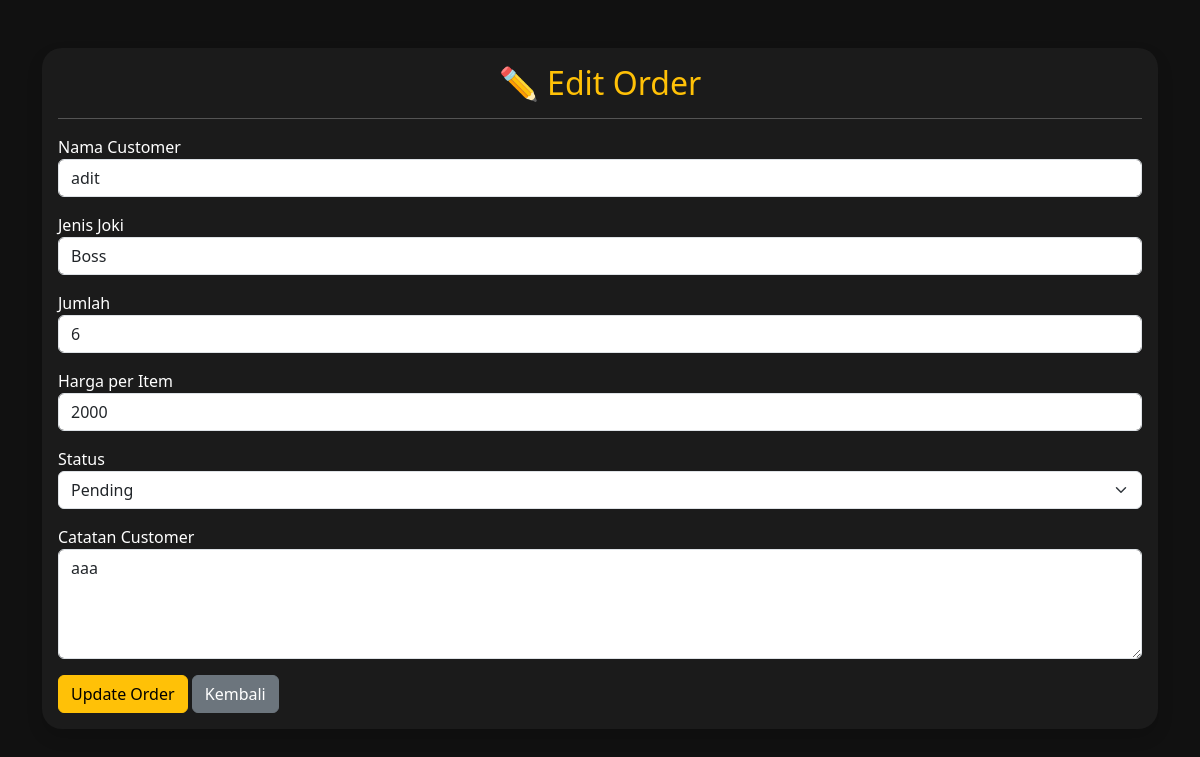
/edit_order.php?id=2 (signed in), run on the app's committed database.
### tables this page shows
CREATE TABLE `orders` (
  `id` int(11) NOT NULL,
  `user_id` int(11) NOT NULL,
  `nama_customer` varchar(100) DEFAULT NULL,
  `wa` varchar(20) DEFAULT NULL,
  `nickname` varchar(100) DEFAULT NULL,
  `uid` varchar(100) DEFAULT NULL,
  `jenis_joki` enum('Boss','Dungeon','Rift') DEFAULT NULL,
  `jumlah` int(11) DEFAULT NULL,
  `harga` int(11) DEFAULT NULL,
  `total` int(11) DEFAULT NULL,
  `catatan` text DEFAULT NULL,
  `status` enum('Pending','Diproses','Selesai') DEFAULT 'Pending',
  `tanggal` timestamp NOT NULL DEFAULT current_timestamp()
);

### edit_order.php (the view, shortened to what this page needs)
<?php
include "koneksi.php";
$id = $_GET['id'];
$data = mysqli_query($conn,"SELECT * FROM orders WHERE id='$id'");
$d = mysqli_fetch_assoc($data);
?>
<!DOCTYPE html>
<html lang="id">
<head>
<link href="https://cdn.jsdelivr.net/npm/bootstrap@5.3.3/dist/css/bootstrap.min.css" rel="stylesheet">
</head>
<body>
<div class="container mt-5">
<div class="card shadow">
<div class="card-body">
<h2 class="text-warning text-center">
✏ Edit Order
</h2>
<hr>
<form action="update_order.php" method="POST">
<div class="mb-3">
<label>Nama Customer</label>
<input
type="text"
class="form-control"
value="<?= $d['nama_customer']; ?>"
readonly>
</div>
<div class="mb-3">
<label>Jenis Joki</label>
<input
type="text"
class="form-control"
value="<?= $d['jenis_joki']; ?>"
readonly>
</div>
<div class="mb-3">
<label>Jumlah</label>
<input
type="number"
class="form-control"
value="<?= $d['jumlah']; ?>"
readonly>
</div>
<div class="mb-3">
<label>Harga per Item</label>
<input
type="number"
name="harga"
class="form-control"
value="<?= $d['harga']; ?>"
required>
</div>
<div class="mb-3">
<label>Status</label>
<select
name="status"
class="form-select">
<option value="Pending"
<?=($d['status']=="Pending")?"selected":"";?>>
Pending
</option>
</select>
</div>
<div class="mb-3">
<label>Catatan Customer</label>
<textarea
class="form-control"
rows="4"
readonly><?= $d['catatan']; ?></textarea>
</div>
<button
class="btn btn-warning">
Update Order
</button>
<a
href="data_order.php"
class="btn btn-secondary">
Kembali
</a>
</form>
</div>
</div>
</div>
</body>
</html>

### edit_order.php (style rules this page uses)
body { background:#111; }
.card { background:#1b1b1b; color:white; border:none; border-radius:20px; }

### data on the page
orders: nama_customer "adit", jenis_joki "Boss", jumlah "6", harga "2000", status "Pending", catatan "aaa"
